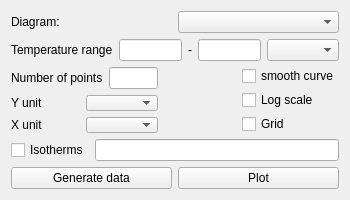
<?xml version="1.0" encoding="UTF-8"?>
<ui version="4.0">
 <class>Form_PureSubstanceDiagrams</class>
 <widget class="QWidget" name="Form_PureSubstanceDiagrams">
  <property name="windowModality">
   <enum>Qt::ApplicationModal</enum>
  </property>
  <property name="geometry">
   <rect>
    <x>0</x>
    <y>0</y>
    <width>350</width>
    <height>200</height>
   </rect>
  </property>
  <property name="minimumSize">
   <size>
    <width>350</width>
    <height>200</height>
   </size>
  </property>
  <property name="windowTitle">
   <string>Pure Substance Diagrams</string>
  </property>
  <layout class="QGridLayout" name="gridLayout">
   <item row="5" column="0" colspan="4">
    <layout class="QHBoxLayout" name="horizontalLayout_6">
     <item>
      <widget class="QPushButton" name="btn_gen">
       <property name="text">
        <string>Generate data</string>
       </property>
      </widget>
     </item>
     <item>
      <widget class="QPushButton" name="btn_plot">
       <property name="text">
        <string>Plot</string>
       </property>
      </widget>
     </item>
    </layout>
   </item>
   <item row="2" column="0" colspan="2">
    <layout class="QHBoxLayout" name="horizontalLayout_4">
     <item>
      <widget class="QLabel" name="label_4">
       <property name="text">
        <string>Number of points</string>
       </property>
      </widget>
     </item>
     <item>
      <widget class="QLineEdit" name="le_points">
       <property name="text">
        <string/>
       </property>
      </widget>
     </item>
    </layout>
   </item>
   <item row="2" column="3" rowspan="2">
    <layout class="QVBoxLayout" name="verticalLayout">
     <item>
      <widget class="QCheckBox" name="checkBox_smooth">
       <property name="text">
        <string>smooth curve</string>
       </property>
      </widget>
     </item>
     <item>
      <widget class="QCheckBox" name="checkBox_logscale">
       <property name="text">
        <string>Log scale</string>
       </property>
      </widget>
     </item>
     <item>
      <widget class="QCheckBox" name="checkBox_grid">
       <property name="text">
        <string>Grid</string>
       </property>
      </widget>
     </item>
    </layout>
   </item>
   <item row="3" column="1">
    <layout class="QVBoxLayout" name="verticalLayout_3">
     <item>
      <widget class="QComboBox" name="comboBox_yUnits"/>
     </item>
     <item>
      <widget class="QComboBox" name="comboBox_xUnits"/>
     </item>
    </layout>
   </item>
   <item row="1" column="0" colspan="4">
    <layout class="QHBoxLayout" name="horizontalLayout_2">
     <item>
      <widget class="QLabel" name="label_2">
       <property name="text">
        <string>Temperature range</string>
       </property>
      </widget>
     </item>
     <item>
      <widget class="QLineEdit" name="le_Ti"/>
     </item>
     <item>
      <widget class="QLabel" name="label_3">
       <property name="text">
        <string>-</string>
       </property>
      </widget>
     </item>
     <item>
      <widget class="QLineEdit" name="le_Tf"/>
     </item>
     <item>
      <widget class="QComboBox" name="comboBox_TrangeUnit"/>
     </item>
    </layout>
   </item>
   <item row="3" column="0">
    <layout class="QVBoxLayout" name="verticalLayout_2">
     <item>
      <widget class="QLabel" name="label_yUnits">
       <property name="text">
        <string>Y unit</string>
       </property>
      </widget>
     </item>
     <item>
      <widget class="QLabel" name="label_xUnits">
       <property name="text">
        <string>X unit</string>
       </property>
      </widget>
     </item>
    </layout>
   </item>
   <item row="4" column="0" colspan="4">
    <layout class="QHBoxLayout" name="horizontalLayout_3">
     <item>
      <widget class="QCheckBox" name="checkBox_isotherms">
       <property name="toolTip">
        <string>&lt;html&gt;&lt;head/&gt;&lt;body&gt;&lt;p&gt;If checked, plots the isotherms of the temperatures given. The temperatures must be given in the same units of &amp;quot;Temperature range&amp;quot;. If more than one isotherm is desired, the temperature values must be separated by a space.&lt;/p&gt;&lt;/body&gt;&lt;/html&gt;</string>
       </property>
       <property name="text">
        <string>Isotherms</string>
       </property>
      </widget>
     </item>
     <item>
      <widget class="QLineEdit" name="le_isotherms"/>
     </item>
    </layout>
   </item>
   <item row="3" column="2">
    <spacer name="horizontalSpacer">
     <property name="orientation">
      <enum>Qt::Horizontal</enum>
     </property>
     <property name="sizeHint" stdset="0">
      <size>
       <width>40</width>
       <height>20</height>
      </size>
     </property>
    </spacer>
   </item>
   <item row="0" column="0" colspan="4">
    <layout class="QHBoxLayout" name="horizontalLayout">
     <item>
      <widget class="QLabel" name="label">
       <property name="text">
        <string>Diagram: </string>
       </property>
      </widget>
     </item>
     <item>
      <widget class="QComboBox" name="comboBox_diagram">
       <property name="layoutDirection">
        <enum>Qt::LeftToRight</enum>
       </property>
      </widget>
     </item>
    </layout>
   </item>
  </layout>
 </widget>
 <resources/>
 <connections/>
</ui>
